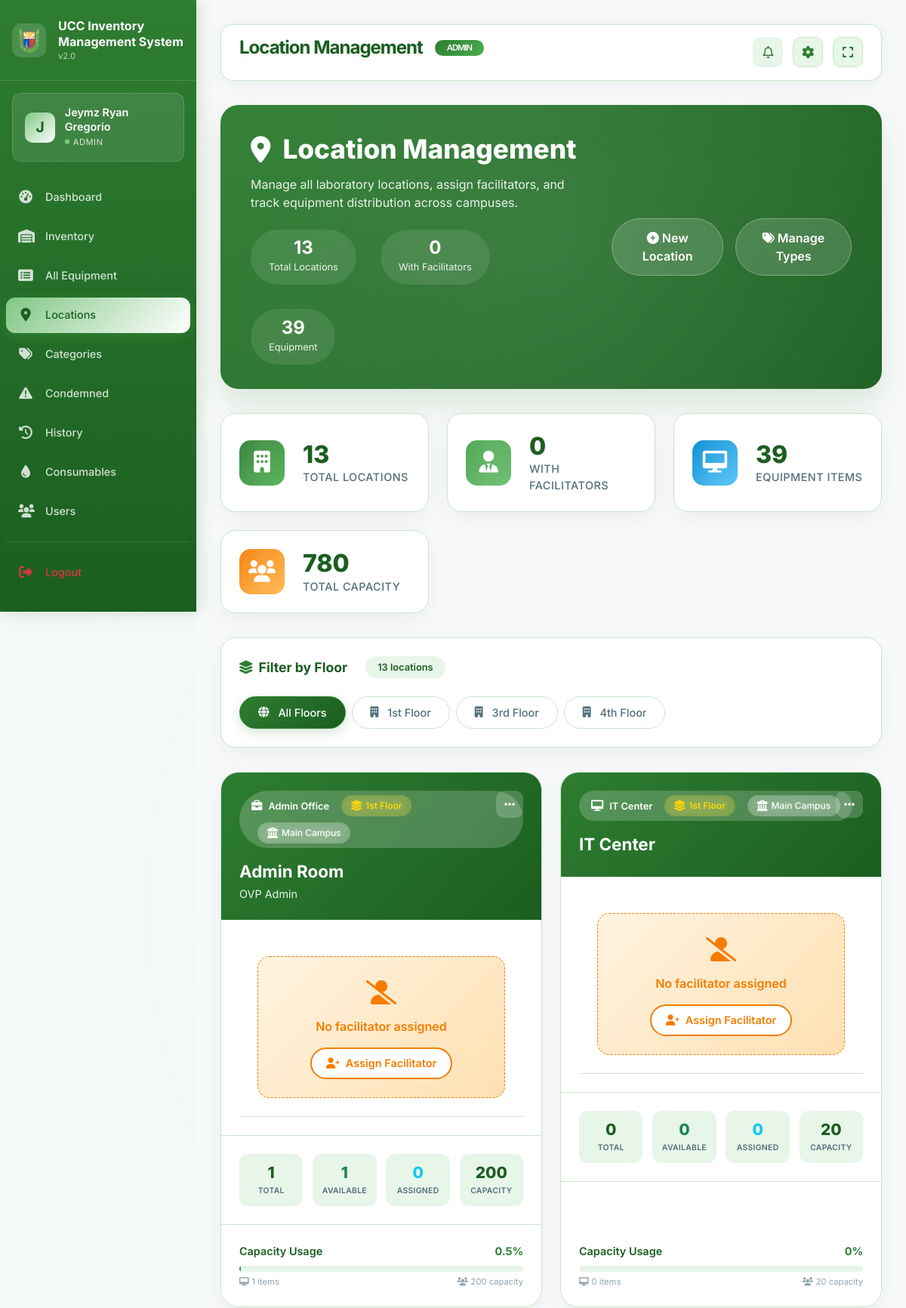
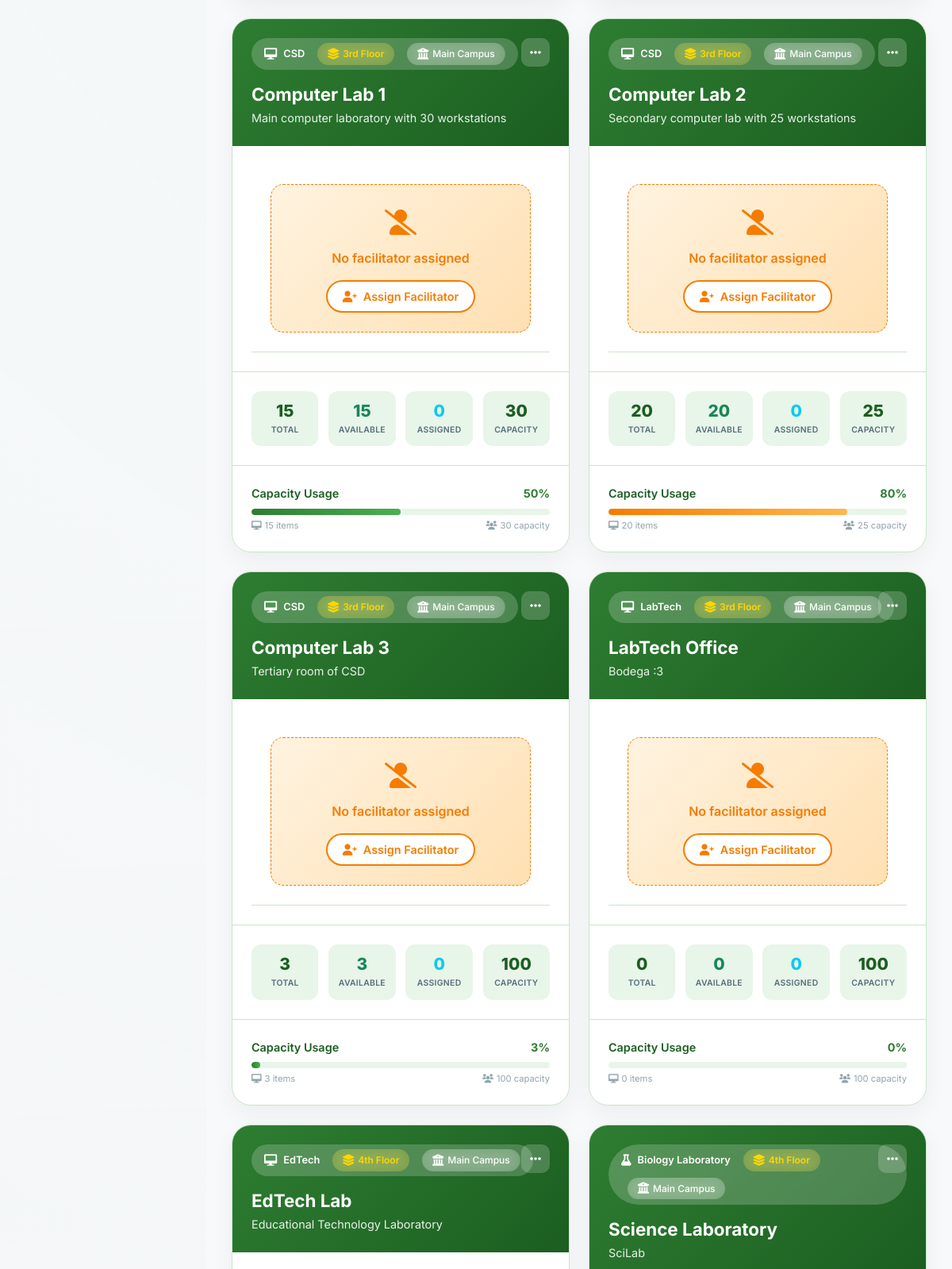
/admin/locations.php (signed in, upper part), run on the app's committed database (2 pictures, top to bottom).
### tables this page shows
CREATE TABLE `locations` (
  `id` int(11) NOT NULL,
  `location_name` varchar(100) NOT NULL,
  `location_type_id` int(11) DEFAULT NULL,
  `location_type` varchar(50) DEFAULT NULL,
  `campus` varchar(100) DEFAULT 'Main Campus',
  `description` text DEFAULT NULL,
  `capacity` int(11) DEFAULT 0,
  `facilitator_id` int(11) DEFAULT NULL,
  `created_at` timestamp NOT NULL DEFAULT current_timestamp(),
  `updated_at` timestamp NOT NULL DEFAULT current_timestamp() ON UPDATE current_timestamp()
);

CREATE TABLE `location_types` (
  `id` int(11) NOT NULL,
  `type_code` varchar(50) NOT NULL,
  `type_name` varchar(100) NOT NULL,
  `campus` varchar(100) DEFAULT 'Main Campus',
  `description` text DEFAULT NULL,
  `icon_class` varchar(50) DEFAULT 'fa-building',
  `color_primary` varchar(7) DEFAULT '#008543',
  `color_secondary` varchar(7) DEFAULT '#20c997',
  `equipment_label` varchar(50) DEFAULT 'Equipment',
  `manager_title` varchar(50) DEFAULT 'Manager',
  `is_active` tinyint(1) DEFAULT 1,
  `created_at` timestamp NOT NULL DEFAULT current_timestamp(),
  `updated_at` timestamp NOT NULL DEFAULT current_timestamp() ON UPDATE current_timestamp()
);

### admin/locations.php (the view, shortened to what this page needs)
<?php
$database = new Database();
$db = $database->getConnection();
$selected_floor = $_GET['floor'] ?? '';
$query = "SELECT l.*,
          COUNT(ci.id) as computer_count,
          SUM(CASE WHEN ci.status = 'available' THEN 1 ELSE 0 END) as available_count,
          SUM(CASE WHEN ci.status = 'assigned' THEN 1 ELSE 0 END) as assigned_count,
          f.full_name as facilitator_name,
          f.email as facilitator_email,
          lt.type_name as location_type_name,
          lt.type_code as location_type_code,
          lt.icon_class as location_type_icon,
          lt.color_primary as location_type_color_primary,
          lt.color_secondary as location_type_color_secondary,
          lt.equipment_label as location_type_equipment_label
          FROM locations l
          LEFT JOIN computer_inventory ci ON l.id = ci.location_id
          LEFT JOIN users f ON l.facilitator_id = f.id
          LEFT JOIN location_types lt ON l.location_type_id = lt.id";
$query .= " GROUP BY l.id ORDER BY
            CASE
                WHEN lt.type_code = 'Basement' THEN 1
                WHEN lt.type_code = 'Ground Floor' THEN 2
                WHEN lt.type_code = '1st Floor' THEN 3
                WHEN lt.type_code = '2nd Floor' THEN 4
                WHEN lt.type_code = '3rd Floor' THEN 5
                WHEN lt.type_code = '4th Floor' THEN 6
                WHEN lt.type_code = '5th Floor' THEN 7
                ELSE 8
            END, l.location_name";
$stmt = $db->prepare($query);
$stmt->execute();
$locations = $stmt->fetchAll(PDO::FETCH_ASSOC);
$floor_query = "SELECT DISTINCT type_code FROM location_types WHERE type_code IS NOT NULL AND type_code != '' ORDER BY
                CASE
                    WHEN type_code = 'Basement' THEN 1
                    WHEN type_code = 'Ground Floor' THEN 2
                    WHEN type_code = '1st Floor' THEN 3
                    WHEN type_code = '2nd Floor' THEN 4
                    WHEN type_code = '3rd Floor' THEN 5
                    WHEN type_code = '4th Floor' THEN 6
                    WHEN type_code = '5th Floor' THEN 7
                    ELSE 8
                END";
$floor_stmt = $db->prepare($floor_query);
$floor_stmt->execute();
$floors = $floor_stmt->fetchAll(PDO::FETCH_ASSOC);
$total_locations = count($locations);
$locations_with_facilitators = count(array_filter($locations, fn($loc) => !empty($loc['facilitator_name'])));
$total_equipment = array_sum(array_column($locations, 'computer_count'));
$total_capacity = array_sum(array_column($locations, 'capacity'));
include '../includes/header.php';
?>
<div class="page-header">
    <div class="header-content">
        <div class="row align-items-center">
            <div class="col-lg-7">
                <div class="header-title">
                    <i class="fas fa-map-marker-alt"></i>
                    <span>Location Management</span>
                </div>
                <p class="header-subtitle">
                    Manage all laboratory locations, assign facilitators, and track equipment distribution across campuses.
                </p>
                <div class="header-stats">
                    <div class="header-stat-item">
                        <span class="header-stat-number"><?php echo $total_locations; ?></span>
                        <span class="header-stat-label">Total Locations</span>
                    </div>
                    <div class="header-stat-item">
                        <span class="header-stat-number"><?php echo $locations_with_facilitators; ?></span>
                        <span class="header-stat-label">With Facilitators</span>
                    </div>
                    <div class="header-stat-item">
                        <span class="header-stat-number"><?php echo $total_equipment; ?></span>
                        <span class="header-stat-label">Equipment</span>
                    </div>
                </div>
            </div>
            <div class="col-lg-5">
                <div class="header-actions">
                    <button type="button" class="btn" data-bs-toggle="modal" data-bs-target="#addModal">
                        <i class="fas fa-plus-circle"></i> New Location
                    </button>
                    <a href="location_types.php" class="btn">
                        <i class="fas fa-tags"></i> Manage Types
                    </a>
                </div>
            </div>
        </div>
    </div>
</div>
<div class="stats-grid">
    <div class="stat-card">
        <div class="stat-icon primary">
            <i class="fas fa-building"></i>
        </div>
        <div class="stat-content">
            <h3><?php echo $total_locations; ?></h3>
            <p>Total Locations</p>
        </div>
    </div>
    <div class="stat-card">
        <div class="stat-icon success">
            <i class="fas fa-user-tie"></i>
        </div>
        <div class="stat-content">
            <h3><?php echo $locations_with_facilitators; ?></h3>
            <p>With Facilitators</p>
        </div>
    </div>
    <div class="stat-card">
        <div class="stat-icon info">
            <i class="fas fa-desktop"></i>
        </div>
        <div class="stat-content">
            <h3><?php echo $total_equipment; ?></h3>
            <p>Equipment Items</p>
        </div>
    </div>
    <div class="stat-card">
        <div class="stat-icon warning">
            <i class="fas fa-users"></i>
        </div>
        <div class="stat-content">
            <h3><?php echo $total_capacity; ?></h3>
            <p>Total Capacity</p>
        </div>
    </div>
</div>
<div class="filter-section">
    <div class="filter-title">
        <i class="fas fa-layer-group"></i>
        <span>Filter by Floor</span>
        <span class="filter-badge"><?php echo count($locations); ?> locations</span>
    </div>
    <div class="row">
        <div class="col-12">
            <div class="filter-btn-group">
                <a href="locations.php" class="filter-btn <?php echo empty($selected_floor) ? 'active' : ''; ?>">
                    <i class="fas fa-globe me-1"></i>All Floors
                </a>
                <?php
                $floor_order = ['Basement', 'Ground Floor', '1st Floor', '2nd Floor', '3rd Floor', '4th Floor', '5th Floor'];
                foreach ($floor_order as $floor):
                    $floor_exists = false;
                    foreach ($floors as $f) {
                        if ($f['type_code'] === $floor) {
                            $floor_exists = true;
                            break;
                        }
                    }
                    if ($floor_exists):
                ?>
                <a href="?floor=<?php echo urlencode($floor); ?>" class="filter-btn <?php echo $selected_floor === $floor ? 'active' : ''; ?>">
                    <i class="fas fa-building me-1"></i><?php echo $floor; ?>
                </a>
                <?php
                    endif;
                endforeach;
                ?>
            </div>
        </div>
    </div>
</div>
<?php if (empty($locations)): ?>
<div class="empty-state">
    <div class="empty-state-icon">
        <i class="fas fa-map-marker-alt"></i>
    </div>
    <h3>No Locations Found</h3>
    <p>
        <?php if (!empty($selected_floor)): ?>
            No locations found on <strong><?php echo htmlspecialchars($selected_floor); ?></strong>.
            <a href="locations.php" class="text-success">View all locations</a> or create a new one.
        <?php else: ?>
            Get started by creating your first laboratory location.
        <?php endif; ?>
    </p>
    <button type="button" class="btn btn-primary btn-lg" data-bs-toggle="modal" data-bs-target="#addModal">
        <i class="fas fa-plus-circle me-2"></i>Add New Location
    </button>
</div>
<?php else: ?>
<div class="locations-grid">
    <?php foreach ($locations as $location): ?>
    <div class="location-card">
        <div class="location-header">
            <div>
                <div class="location-type-badge">
                    <i class="fas <?php echo $location['location_type_icon'] ?? 'fa-door-open'; ?>"></i>
                    <span><?php echo htmlspecialchars($location['location_type_name'] ?? 'Uncategorized'); ?></span>
                    <?php if (!empty($location['location_type_code'])): ?>
                    <span class="floor-badge ms-2">
                        <i class="fas fa-layer-group"></i>
                        <?php echo htmlspecialchars($location['location_type_code']); ?>
                    </span>
                    <?php endif; ?>
                    <span class="campus-badge ms-2">
                        <i class="fas fa-university"></i>
                        <?php echo htmlspecialchars($location['campus']); ?>
                    </span>
                </div>
                <h3 class="location-title"><?php echo htmlspecialchars($location['location_name']); ?></h3>
                <?php if (!empty($location['description'])): ?>
                <p class="location-description"><?php echo htmlspecialchars($location['description']); ?></p>
                <?php endif; ?>
            </div>
            <div class="location-menu">
                <div class="dropdown">
                    <button class="menu-btn" type="button" data-bs-toggle="dropdown">
                        <i class="fas fa-ellipsis-h"></i>
                    </button>
                </div>
            </div>
        </div>
        <div class="facilitator-section">
            <?php if ($location['facilitator_name']): ?>
            <div class="facilitator-card">
                <div class="facilitator-avatar">
                    <?php
                    $initials = '';
                    $name_parts = explode(' ', $location['facilitator_name']);
                    foreach ($name_parts as $part) {
                        $initials .= strtoupper(substr($part, 0, 1));
                    }
                    echo htmlspecialchars(substr($initials, 0, 2));
                    ?>
                </div>
                <div class="facilitator-info">
                    <div class="facilitator-name"><?php echo htmlspecialchars($location['facilitator_name']); ?></div>
                    <div class="facilitator-email"><?php echo htmlspecialchars($location['facilitator_email']); ?></div>
                    <span class="facilitator-badge">Lab Facilitator</span>
                </div>
                <button class="email-btn"
                        data-email="<?php echo htmlspecialchars($location['facilitator_email']); ?>"
                        data-name="<?php echo htmlspecialchars($location['facilitator_name']); ?>"
                        title="Send Email via Gmail">
                    <i class="fab fa-google"></i>
                </button>
            </div>
            <?php else: ?>
            <div class="no-facilitator">
                <div class="empty-facilitator">
                    <div class="empty-icon">
                        <i class="fas fa-user-slash"></i>
                    </div>
                    <div class="empty-text">No facilitator assigned</div>
                    <button class="assign-btn edit-btn"
                            data-id="<?php echo $location['id']; ?>"
                            data-name="<?php echo htmlspecialchars($location['location_name']); ?>"
                            data-campus="<?php echo htmlspecialchars($location['campus']); ?>"
                            data-location-type-id="<?php echo $location['location_type_id'] ?? ''; ?>"
                            data-description="<?php echo htmlspecialchars($location['description'] ?? ''); ?>"
                            data-capacity="<?php echo intval($location['capacity']); ?>"
                            data-facilitator=""
                            data-bs-toggle="modal" data-bs-target="#editModal">
                        <i class="fas fa-user-plus me-2"></i>Assign Facilitator
                    </button>
                </div>
            </div>
            <?php endif; ?>
        </div>
        <div class="equipment-stats">
            <div class="stats-row">
                <div class="stat-box">
                    <div class="stat-value"><?php echo $location['computer_count']; ?></div>
                    <div class="stat-label">Total</div>
                </div>
                <div class="stat-box">
                    <div class="stat-value text-success"><?php echo $location['available_count']; ?></div>
                    <div class="stat-label">Available</div>
                </div>
                <div class="stat-box">
                    <div class="stat-value text-info"><?php echo $location['assigned_count']; ?></div>
                    <div class="stat-label">Assigned</div>
                </div>
                <div class="stat-box">
                    <div class="stat-value"><?php echo $location['capacity']; ?></div>
                    <div class="stat-label">Capacity</div>
                </div>
            </div>
        </div>
        <?php
        $usage_percent = $location['capacity'] > 0 ? round(($location['computer_count'] / $location['capacity']) * 100, 1) : 0;
        $capacity_class = $usage_percent > 80 ? 'high' : ($usage_percent > 60 ? 'medium' : 'low');
        ?>
        <div class="capacity-section">
            <div class="capacity-header">
                <span class="capacity-title">Capacity Usage</span>
                <span class="capacity-percentage"><?php echo $usage_percent; ?>%</span>
            </div>
            <div class="capacity-bar">
                <div class="capacity-fill <?php echo $capacity_class; ?>" style="width: <?php echo min($usage_percent, 100); ?>%"></div>
            </div>
            <div class="capacity-footer">
                <span><i class="fas fa-desktop me-1"></i><?php echo $location['computer_count']; ?> items</span>
                <span><i class="fas fa-users me-1"></i><?php echo $location['capacity']; ?> capacity</span>
            </div>
        </div>
    </div>
    <?php endforeach; ?>
</div>
<?php endif; ?>
<?php include '../includes/footer.php'; ?>

### data on the page
locations: location_type.type_name "Admin Office", location_type.type_code "1st Floor", campus "Main Campus", location_name "Admin Room", description "OVP Admin", computer_count "1", available_count "1", assigned_count "0", capacity "200", usage_percent "0.5"
locations: location_type.type_name "IT Center", location_type.type_code "1st Floor", campus "Main Campus", location_name "IT Center", computer_count "0", available_count "0", assigned_count "0", capacity "20", usage_percent "0"
locations: location_type.type_name "CSD", location_type.type_code "3rd Floor", campus "Main Campus", location_name "Computer Lab 1", description "Main computer laboratory with 30 workstations", computer_count "15", available_count "15", assigned_count "0", capacity "30", usage_percent "50"
locations: location_type.type_name "CSD", location_type.type_code "3rd Floor", campus "Main Campus", location_name "Computer Lab 2", description "Secondary computer lab with 25 workstations", computer_count "20", available_count "20", assigned_count "0", capacity "25", usage_percent "80"
locations: location_type.type_name "CSD", location_type.type_code "3rd Floor", campus "Main Campus", location_name "Computer Lab 3", description "Tertiary room of CSD", computer_count "3", available_count "3", assigned_count "0", capacity "100", usage_percent "3"
locations: location_type.type_name "LabTech", location_type.type_code "3rd Floor", campus "Main Campus", location_name "LabTech Office", description "Bodega :3", computer_count "0", available_count "0", assigned_count "0", capacity "100", usage_percent "0"
locations: location_type.type_name "EdTech", location_type.type_code "4th Floor", campus "Main Campus", location_name "EdTech Lab", description "Educational Technology Laboratory"
locations: location_type.type_name "Biology Laboratory", location_type.type_code "4th Floor", campus "Main Campus", location_name "Science Laboratory", description "SciLab"

### other printed values
substr($_SESSION['full_name'], 0, 1) "J"
$_SESSION['full_name'] "Jeymz Ryan Gregorio"
$_SESSION['role'] "ADMIN"
$page_title "Location Management"
$total_locations "13"
$locations_with_facilitators "0"
$total_equipment "39"
$total_capacity "780"
count($locations) "13"
$floor "1st Floor"
$floor "3rd Floor"
$floor "4th Floor"
